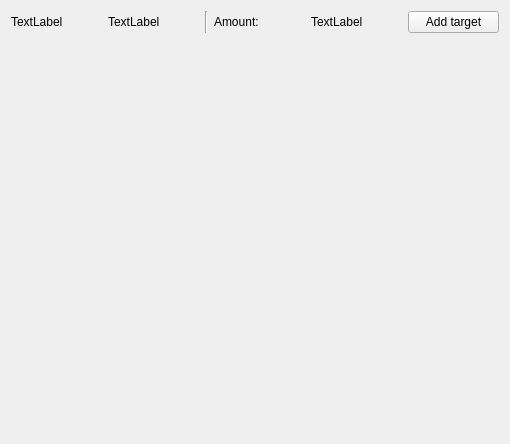
<?xml version="1.0" encoding="UTF-8"?>
<ui version="4.0">
 <class>TargetSettingsWizardPage</class>
 <widget class="QWizardPage" name="TargetSettingsWizardPage">
  <property name="geometry">
   <rect>
    <x>0</x>
    <y>0</y>
    <width>510</width>
    <height>444</height>
   </rect>
  </property>
  <property name="windowTitle">
   <string>On/Off Target Settings</string>
  </property>
  <layout class="QVBoxLayout" name="verticalLayout_2">
   <item>
    <layout class="QHBoxLayout" name="horizontalLayout">
     <item>
      <widget class="QLabel" name="label_2">
       <property name="text">
        <string>TextLabel</string>
       </property>
      </widget>
     </item>
     <item>
      <widget class="QLabel" name="label">
       <property name="text">
        <string>TextLabel</string>
       </property>
      </widget>
     </item>
     <item>
      <widget class="Line" name="line">
       <property name="orientation">
        <enum>Qt::Vertical</enum>
       </property>
      </widget>
     </item>
     <item>
      <widget class="QLabel" name="label_3">
       <property name="text">
        <string>Amount:</string>
       </property>
      </widget>
     </item>
     <item>
      <widget class="QLabel" name="label_4">
       <property name="text">
        <string>TextLabel</string>
       </property>
      </widget>
     </item>
     <item>
      <widget class="QPushButton" name="pushButton">
       <property name="text">
        <string>Add target</string>
       </property>
      </widget>
     </item>
    </layout>
   </item>
   <item>
    <layout class="QVBoxLayout" name="verticalLayout"/>
   </item>
   <item>
    <spacer name="verticalSpacer">
     <property name="orientation">
      <enum>Qt::Vertical</enum>
     </property>
     <property name="sizeHint" stdset="0">
      <size>
       <width>20</width>
       <height>40</height>
      </size>
     </property>
    </spacer>
   </item>
  </layout>
 </widget>
 <resources/>
 <connections/>
</ui>
